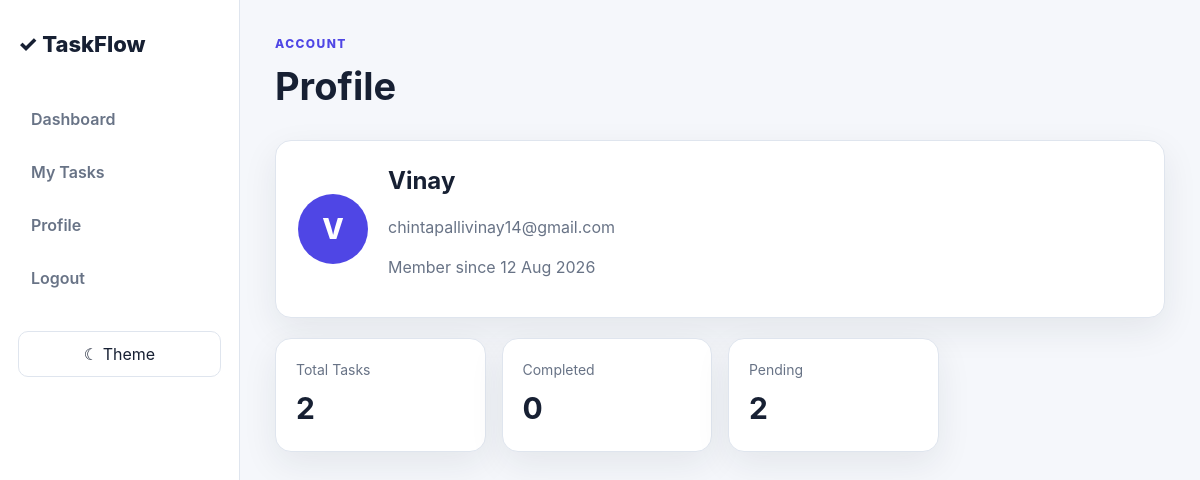
Screenshot of /profile (signed in) with the database file from the repository.
### models/user.py (models this page shows, shortened)
class User(UserMixin, db.Model):
    __tablename__ = "users"
    id = db.Column(db.Integer, primary_key=True)
    username = db.Column(db.String(80), unique=True, nullable=False)
    email = db.Column(db.String(120), unique=True, nullable=False)
    password_hash = db.Column(db.String(255), nullable=False)
    created_at = db.Column(db.DateTime, default=lambda: datetime.now(timezone.utc), nullable=False)
    tasks = db.relationship("Task", backref="owner", lazy=True, cascade="all, delete-orphan")

### routes/dashboard.py (the view)
@dashboard_bp.route("/profile")
@login_required
def profile():
    tasks = Task.query.filter_by(user_id=current_user.id).all()
    completed = sum(t.status == "Completed" for t in tasks)
    pending = len(tasks) - completed
    return render_template(
        "profile.html",
        total=len(tasks),
        completed=completed,
        pending=pending,
    )

### app.py (called while the page is built)
def create_app():
    app = Flask(__name__)
    app.config.from_object(Config)
    db.init_app(app)
    login_manager = LoginManager()
    login_manager.login_view = "auth.login"
    login_manager.login_message = "Please log in to continue."
    login_manager.init_app(app)
    @login_manager.user_loader
    def load_user(user_id):
        return User.query.get(int(user_id))
    app.register_blueprint(auth_bp)
    app.register_blueprint(dashboard_bp)
    app.register_blueprint(tasks_bp)
    with app.app_context():
        db.create_all()
    return app

### templates/profile.html (shortened to what this page needs)
{% extends "base.html" %}
{% block content %}
<div class="page-header">
    <div><p class="eyebrow">Account</p><h1>Profile</h1></div>
</div>
<section class="panel profile-card">
    <div class="avatar">{{ current_user.username[0]|upper }}</div>
    <div>
        <h2>{{ current_user.username }}</h2>
        <p class="muted">{{ current_user.email }}</p>
        <p class="muted">Member since {{ current_user.created_at.strftime('%d %b %Y') }}</p>
    </div>
</section>
<div class="stats-grid">
    <div class="stat-card"><span>Total Tasks</span><strong>{{ total }}</strong></div>
    <div class="stat-card"><span>Completed</span><strong>{{ completed }}</strong></div>
    <div class="stat-card"><span>Pending</span><strong>{{ pending }}</strong></div>
</div>
{% endblock %}

### static/css/style.css (style rules this page uses)
* { box-sizing: border-box; }
:root { --bg: #f5f7fb; --surface: #ffffff; --surface-2: #eef2f7; --text: #172033; --muted: #687386; --border: #dfe5ee; --primary: #4f46e5; --primary-dark: #3730a3; --danger: #dc2626; --success: #15803d; --shadow: 0 12px 35px rgba(23, 32, 51, .08); }
body { margin: 0; background: var(--bg); color: var(--text); font-family: Inter, ui-sans-serif, system-ui, -apple-system, BlinkMacSystemFont, "Segoe UI", sans-serif; line-height: 1.5; }
.page-header { display: flex; justify-content: space-between; gap: 20px; align-items: center; margin-bottom: 25px; }
.page-header h1 { margin: 0; font-size: clamp(26px, 4vw, 38px); }
.eyebrow { color: var(--primary); font-weight: 800; text-transform: uppercase; font-size: 12px; letter-spacing: .12em; margin: 0 0 5px; }
.muted { color: var(--muted); }
.stats-grid { display: grid; grid-template-columns: repeat(4, 1fr); gap: 16px; margin-bottom: 20px; }
.stat-card { background: var(--surface); border: 1px solid var(--border); border-radius: 16px; padding: 20px; box-shadow: var(--shadow); }
.stat-card span { display: block; color: var(--muted); font-size: 14px; }
.stat-card strong { font-size: 30px; display: block; margin-top: 6px; }
.panel { background: var(--surface); border: 1px solid var(--border); border-radius: 16px; padding: 22px; box-shadow: var(--shadow); margin-bottom: 20px; }
.profile-card { display: flex; align-items: center; gap: 20px; }
.avatar { width: 70px; height: 70px; border-radius: 50%; display: grid; place-items: center; background: var(--primary); color: white; font-size: 28px; font-weight: 800; }
.profile-card h2 { margin: 0; }

### rows the page displays
User: username "V", username "Vinay", email "chintapallivinay14@gmail.com", created_at "12 Aug 2026"

### other values shown
{{ total }} "2"
{{ completed }} "0"
{{ pending }} "2"
